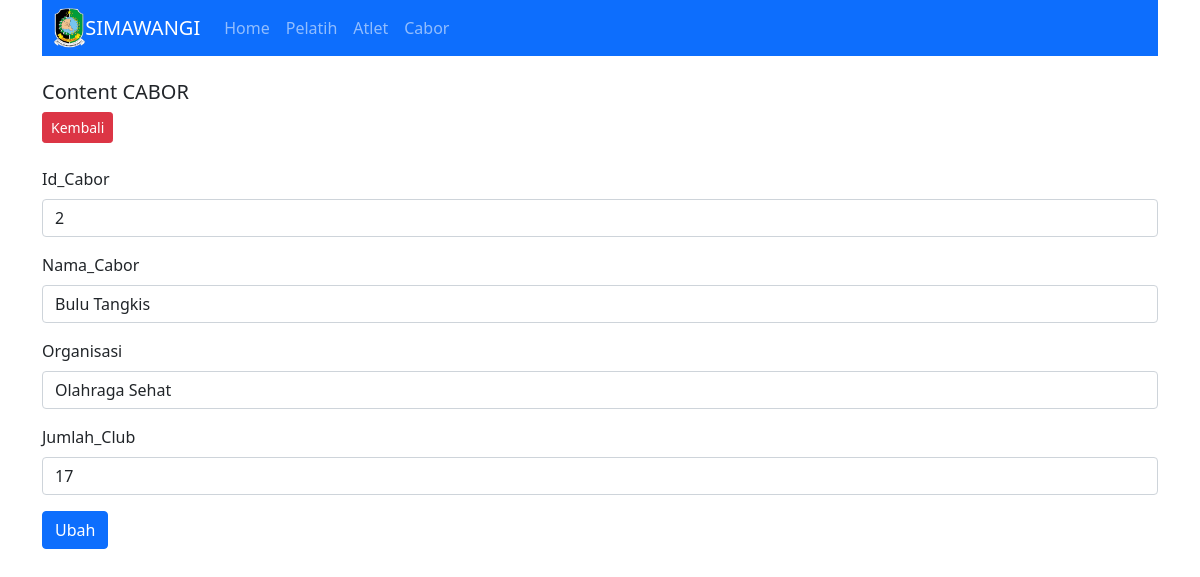
/index.php?target=cabor&act=edit_cabor&id=2, run on the app's committed database.
### tables this page shows
CREATE TABLE `cabor` (
  `id_cabor` int(11) NOT NULL,
  `nama_cabor` varchar(45) NOT NULL,
  `organisasi` varchar(45) NOT NULL,
  `jumlah_club` int(11) NOT NULL
);

### config/Query_builder.php (called while the page is built, shortened)
<?php
class Query_builder implements Query
{
    private $v_db, $v_table, $v_select, $v_join, $v_where, $v_order_by, $v_query,
        $v_insert, $v_update, $v_delete;
    public function __construct($dataKoneksi)
    {
        $this->v_db = new \mysqli($dataKoneksi['host'], $dataKoneksi['user'], $dataKoneksi['password'],
            $dataKoneksi['dbname']);
    }
    public function table($table)
    {
        $this->v_table = $table;
        return $this;
    }
    public function where($where)
    {
        if (is_array($where)) {
            $this->v_where = " WHERE ";
            foreach ($where as $key => $value) {
                $this->v_where .= $key . " = '" . $value . "'";
                if ($key == array_key_last($where)) {
                    $this->v_where .= "";
                } else {
                    $this->v_where .= " AND ";
                }
            }
        } else {
            $this->v_where = " WHERE " . $where;
        }
        return $this;
    }
    public function get()
    {
        $this->v_query = "SELECT ";
        if (!empty($this->v_select)) {
            $this->v_query .= $this->v_select . " ";
        } else {
            $this->v_query .= " * ";
        }
        $this->v_query .= " FROM " . $this->v_table . " ";
        if (!empty($this->v_where)) {
            $this->v_query .= $this->v_where . " ";
        }
        return $this;
    }
    public function rowArray()
    {
        $data = $this->v_db->query($this->v_query);
        $row = $data->fetch_array();
        return $row;
    }
}

### master/Cabor.php (the view, shortened to what this page needs)
<?php
class Cabor
{
    private $db;
    public function __construct($con)
    {
        $this->db = new Query_builder($con);
    }
    public function edit($id){
        $r = $this->db->table(' cabor ')->where(" id_cabor='$id' ")->get()->rowArray();
        $res = '<a href="?target=cabor" class="btn btn-danger btn-sm">Kembali</a><br><br>';
        $res .= '<form method="post" action="?target=cabor&act=update_cabor">
            <input type="hidden" class="form-control" id="param" name="param" value="'.$r['id_cabor'].'">
            <div class="mb-3">
                <label for="npm" class="form-label">Id_Cabor</label>
                <input type="text" class="form-control id="npm" name="id_cabor" value="'.$r['id_cabor'].'">
            </div>
            <div class="mb-3">
                <label for="nama" class="form-label">Nama_Cabor</label>
                <input type="text" class="form-control id="nama" name="nama_cabor" value="'.$r['nama_cabor'].'">
            </div>
            <div class="mb-3">
                <label for="nama" class="form-label">Organisasi</label>
                <input type="text" class="form-control id="nama" name="organisasi" value="'.$r['organisasi'].'">
            </div>
            <div class="mb-3">
                <label for="npm" class="form-label">Jumlah_Club</label>
                <input type="text" class="form-control id="npm" name="jumlah_club" value="'.$r['jumlah_club'].'">
            </div>
            <button type="submit" class="btn btn-primary">Ubah</button>
        </form>';
        return $res;
}
}

### data on the page
cabor: id_cabor "2", nama_cabor "Bulu Tangkis", organisasi "Olahraga Sehat", jumlah_club "17"

### other printed values
$r['Text'] "Home"
$r['Text'] "Pelatih"
$r['Text'] "Atlet"
$r['Text'] "Cabor"
$target "CABOR"
